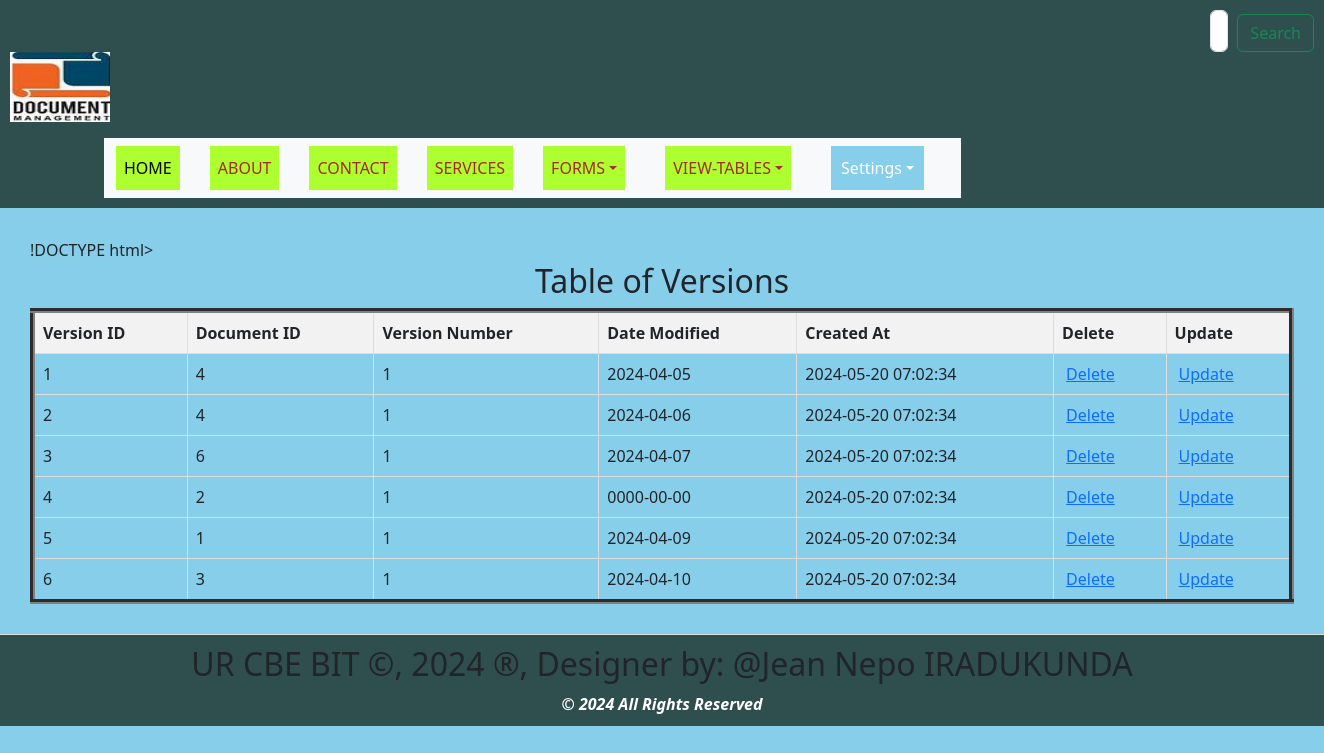
/view_versions.php, run on the app's committed database.
### tables this page shows
CREATE TABLE `versions` (
  `VersionID` int(11) NOT NULL,
  `DocumentID` int(11) DEFAULT NULL,
  `VersionNumber` int(11) DEFAULT NULL,
  `DateModified` date DEFAULT NULL,
  `CreatedAt` timestamp NOT NULL DEFAULT current_timestamp()
);

### view_versions.php (the view, shortened to what this page needs)
<!DOCTYPE html>
<html lang="en">
<head>
  <link rel="stylesheet" type="text/css" href="styles.css" title="style 1" media="screen, tv, projection, handheld, print"/>
<link rel="stylesheet" type="text/css" href="styles.css" title="style 1" media="screen, tv, projection, handheld, print">
    <link href="https://cdn.jsdelivr.net/npm/bootstrap@5.3.3/dist/css/bootstrap.min.css" rel="stylesheet">
</head>
<body style="background-color: skyblue;">
<header>
    <form class="d-flex" role="search" action="search.php" method="GET">
        <input class="form-control me-2" type="search" placeholder="Search" aria-label="Search" name="query">
        <button class="btn btn-outline-success" type="submit">Search</button>
    </form>
    <ul style="list-style-type: none; padding: 0;">
        <li style="display: inline; margin-right: 10px;">
           <a href="home.html">
            <img src="./Images/Logo.jpeg" width="100" height="70" alt="Logo"> </a>
        </li>
    </ul>
    <div class="container">
        <div class="row">
            <div class="col-auto">
                <div class="box">
                    <nav class="navbar navbar-expand-lg bg-body-tertiary">
                        <div class="container-fluid">
                            <div class="collapse navbar-collapse" id="navbarNavDropdown">
                                <ul class="navbar-nav">
                                    <li class="nav-item">
                                        <a class="nav-link active" aria-current="page" href="home.html">HOME</a>
                                    </li>
                                    <li class="nav-item">
                                        <a class="nav-link" href="about.html">ABOUT</a>
                                    </li>
                                    <li class="nav-item">
                                        <a class="nav-link" href="contact.html">CONTACT</a>
                                    </li>
                                    <li class="nav-item">
                                        <a class="nav-link" href="services.html">SERVICES</a>
                                    </li>
                                    <li class="nav-item dropdown">
                                        <a class="nav-link dropdown-toggle" href="#"  data-bs-toggle="dropdown" aria-expanded="false">FORMS</a>
                                    </li>
                                    <li class="nav-item dropdown">
                                        <a class="nav-link dropdown-toggle" href="#" role="button" data-bs-toggle="dropdown" aria-expanded="false">VIEW-TABLES</a>
                                    </li>
                                    <li class="dropdown" style="display: inline; margin-right: 10px;">
                                        <a href="#" class="nav-link dropdown-toggle" style="padding: 10px; color: white; background-color: skyblue; text-decoration: none; margin-right: 15px;">Settings</a>
                                    </li>
                                </ul>
                            </div>
                        </div>
                    </nav>
                </div>
            </div>
        </div>
    </div>
</header>
<section>
!DOCTYPE html>
<html>
<head>
</head>
<body>
    <center><h2>Table of Versions</h2></center>
    <table border="5">
        <tr>
            <th>Version ID</th>
            <th>Document ID</th>
            <th>Version Number</th>
            <th>Date Modified</th>
            <th>Created At</th>
            <th>Delete</th>
            <th>Update</th>
        </tr>
        <?php
        include('Database_Connection.php');
        $sql = "SELECT * FROM Versions";
        $result = $connection->query($sql);
        if ($result->num_rows > 0) {
            while ($row = $result->fetch_assoc()) {
                $versionId = $row['VersionID'];
                echo "<tr>
                    <td>" . $row['VersionID'] . "</td>
                    <td>" . $row['DocumentID'] . "</td>
                    <td>" . $row['VersionNumber'] . "</td>
                    <td>" . $row['DateModified'] . "</td>
                    <td>" . $row['CreatedAt'] . "</td>
                    <td><a style='padding:4px' href='delete_versions.php?VersionID=$versionId'>Delete</a></td>
                    <td><a style='padding:4px' href='update_versions.php?VersionID=$versionId'>Update</a></td>
                </tr>";
            }
        } else {
            echo "<tr><td colspan='7'>No data found</td></tr>";
        }
        ?>
    </table>
</body>
    </section>
<footer>
 <marquee behavior='alternate'>
<b><h2>UR CBE BIT &copy, 2024 &reg, Designer by: @Jean Nepo IRADUKUNDA</h2></b>
</marquee>
<center><b style="color: white;"><i>&copy 2024 All Rights Reserved</i></b></center>
</footer>
</body>
</html>

### styles.css (style rules this page uses)
body { font-family: Arial, sans-serif; margin: 0; padding: 0; }
header { background-color: darkslategray; padding: 5px; }
nav { display: flex; justify-content: space-between; }
.nav-link { list-style: none; margin: 0; padding: 0; display: inline-block; margin-right: 20px; text-decoration: none; color: black; }
.dropdown { position: relative; display: inline; margin-right: 10px; }
section { padding: 30px; border-bottom: 1px solid #ddd; }
footer { text-align: center; padding: 10px; background-color: darkslategray; }

### view_versions.php (style rules this page uses)
.nav-link { padding: 10px; color: white; background-color: greenyellow; text-decoration: none; margin-right: 30px; text-align: center; }
.nav-link:link { color: brown; }
button.btn { margin-left: 1px; margin-top: 4px; }
input.form-control { margin-left: 1200px; padding: 8px; }
header { background-color: darkslategray; padding: 10px; }
table { width: 100%; border-collapse: collapse; }
th, td { border: 1px solid #ddd; padding: 8px; text-align: left; }
th { background-color: #f2f2f2; }

### data on the page
versions: VersionID "1", DocumentID "4", VersionNumber "1", DateModified "2024-04-05", CreatedAt "2024-05-20 07:02:34"
versions: VersionID "2", DocumentID "4", VersionNumber "1", DateModified "2024-04-06", CreatedAt "2024-05-20 07:02:34"
versions: VersionID "3", DocumentID "6", VersionNumber "1", DateModified "2024-04-07", CreatedAt "2024-05-20 07:02:34"
versions: VersionID "4", DocumentID "2", VersionNumber "1", DateModified "0000-00-00", CreatedAt "2024-05-20 07:02:34"
versions: VersionID "5", DocumentID "1", VersionNumber "1", DateModified "2024-04-09", CreatedAt "2024-05-20 07:02:34"
versions: VersionID "6", DocumentID "3", VersionNumber "1", DateModified "2024-04-10", CreatedAt "2024-05-20 07:02:34"
